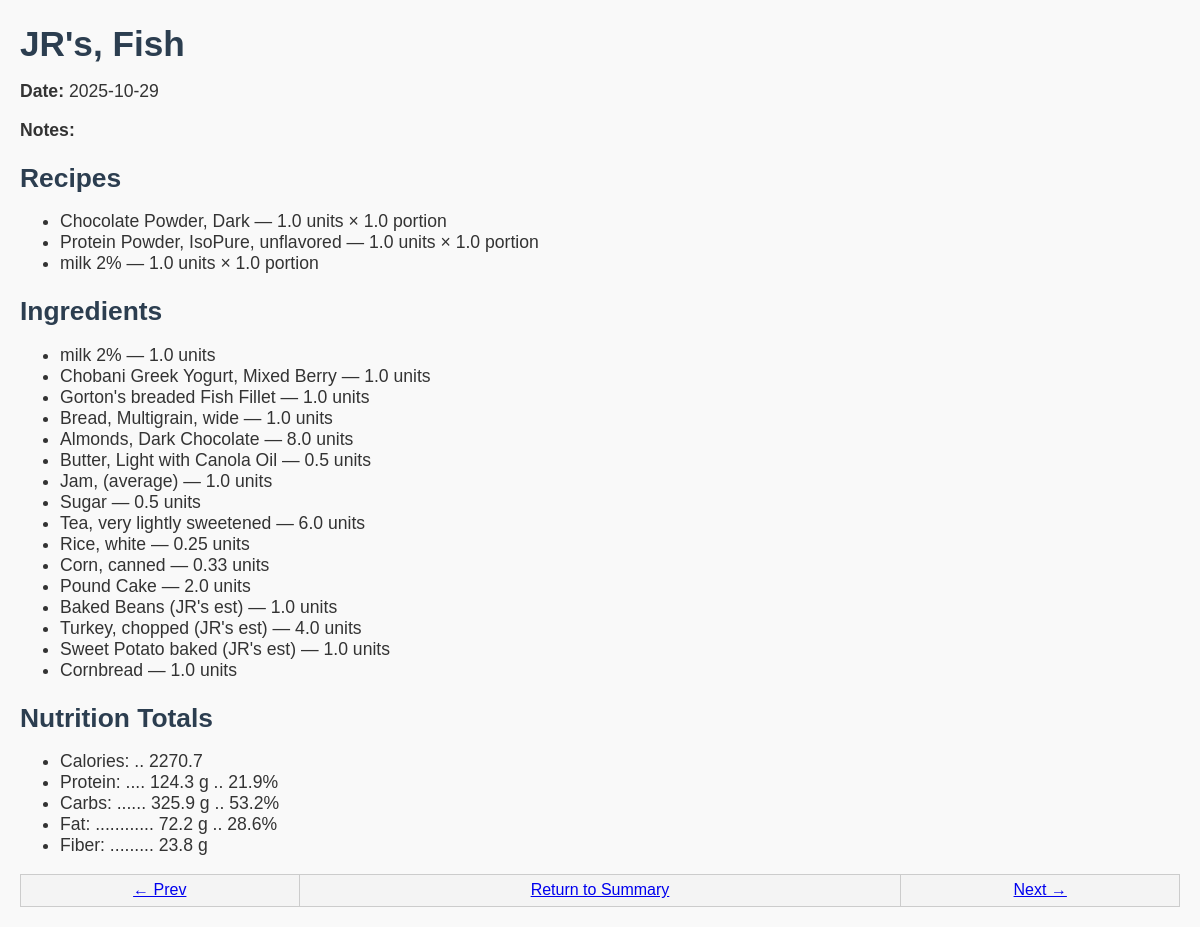
The page /view/menu/22 on the database as committed earlier.
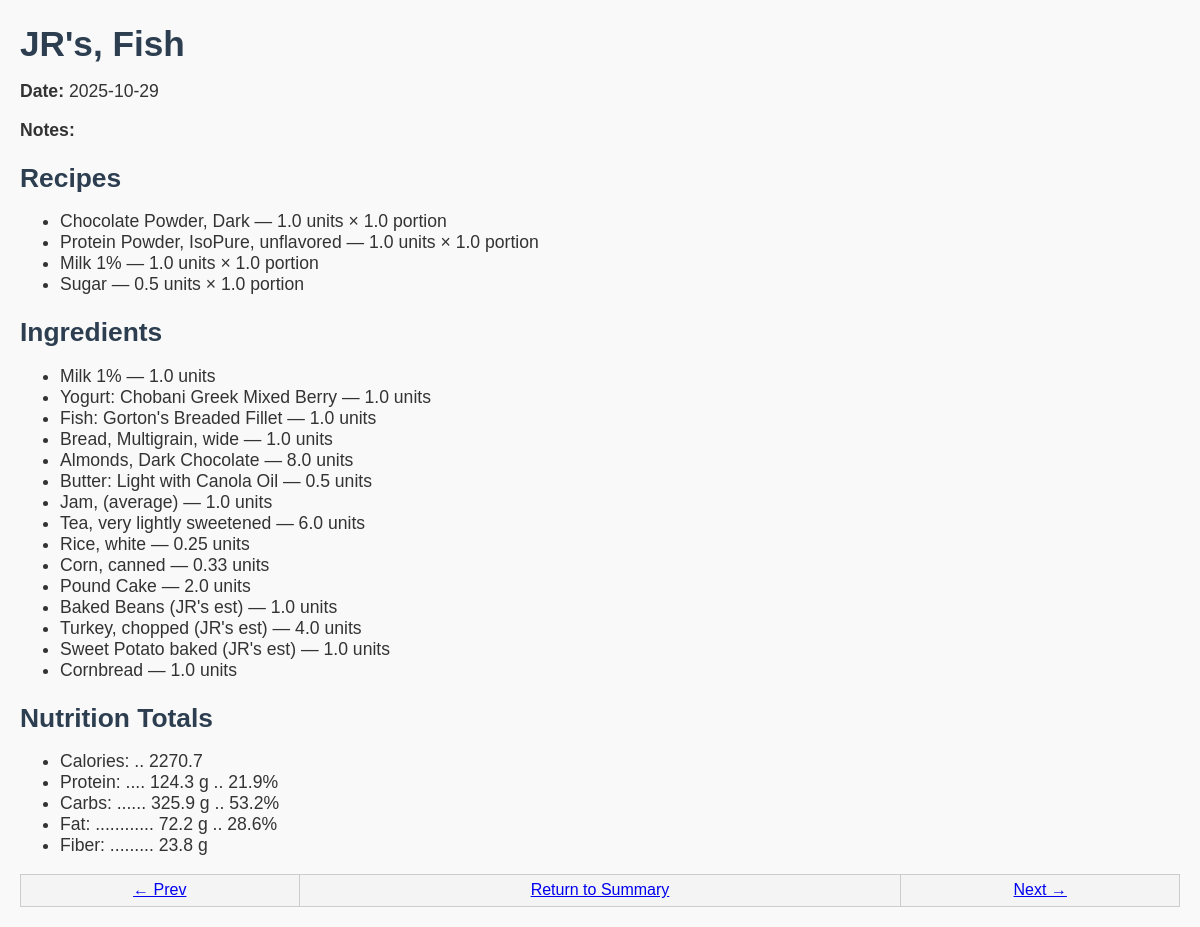
The same page on the database as committed later.
### tables this page shows
CREATE TABLE menus (
    id INTEGER PRIMARY KEY AUTOINCREMENT,
    name TEXT NOT NULL,
    date TEXT,
    notes TEXT
);

CREATE TABLE recipe_items (
    id INTEGER PRIMARY KEY AUTOINCREMENT,
    recipe_id INTEGER NOT NULL,
    ingredient_id INTEGER NOT NULL,
    amount REAL NOT NULL,
    unit TEXT,
    FOREIGN KEY (recipe_id) REFERENCES recipes(id),
    FOREIGN KEY (ingredient_id) REFERENCES ingredients(id)
);

CREATE TABLE ingredients (
    id INTEGER PRIMARY KEY AUTOINCREMENT,
    name TEXT NOT NULL,
    quantity REAL NOT NULL,
    unit TEXT NOT NULL,
    calories REAL,
    protein_g REAL,
    fiber_g REAL,
    fat_g REAL,
    carbs_g REAL,
    notes TEXT
);

CREATE TABLE menu_recipes (
    id INTEGER PRIMARY KEY AUTOINCREMENT,
    menu_id INTEGER NOT NULL,
    recipe_id INTEGER NOT NULL,
    portion REAL DEFAULT 1.0,
    FOREIGN KEY (menu_id) REFERENCES menus(id),
    FOREIGN KEY (recipe_id) REFERENCES recipes(id)
);

CREATE TABLE menu_items (
    id INTEGER PRIMARY KEY AUTOINCREMENT,
    menu_id INTEGER NOT NULL,
    ingredient_id INTEGER NOT NULL,
    amount REAL NOT NULL,
    unit TEXT,
    FOREIGN KEY (menu_id) REFERENCES menus(id),
    FOREIGN KEY (ingredient_id) REFERENCES ingredients(id)
);

### app.py (the view)
@app.route("/view/menu/<int:menu_id>")
def view_menu(menu_id):
    conn = sqlite3.connect("data/diet_tracker.db")
    c = conn.cursor()
    c.execute("SELECT id, name, date, notes FROM menus WHERE id = ?", (menu_id,))
    menu = c.fetchone()
    today = menu[2]
    c.execute("SELECT id FROM menus WHERE date < ? ORDER BY date DESC LIMIT 1", (today,))
    prev_menu = c.fetchone()
    prev_id = prev_menu[0] if prev_menu else None
    c.execute("SELECT id FROM menus WHERE date > ? ORDER BY date ASC LIMIT 1", (today,))
    next_menu = c.fetchone()
    next_id = next_menu[0] if next_menu else None
    c.execute("""
        SELECT r.name, mr.portion, ri.ingredient_id, ri.amount, i.name,
              i.calories, i.protein_g, i.carbs_g, i.fiber_g, i.fat_g, i.quantity
        FROM menu_recipes mr
        JOIN recipes r ON mr.recipe_id = r.id
        JOIN recipe_items ri ON ri.recipe_id = r.id
        JOIN ingredients i ON ri.ingredient_id = i.id
        WHERE mr.menu_id = ?
    """, (menu_id,))
    recipe_items = c.fetchall()
    c.execute("""
        SELECT i.name, mi.amount, i.calories, i.protein_g, i.carbs_g, i.fiber_g, i.fat_g, i.quantity
        FROM menu_items mi
        JOIN ingredients i ON mi.ingredient_id = i.id
        WHERE mi.menu_id = ?
    """, (menu_id,))
    direct_items = c.fetchall()
    c.execute("SELECT name, date, notes FROM menus WHERE id = ?", (menu_id,))
    menu = c.fetchone()
    today = menu[1]
    daily_data = get_daily_nutrition(c, today, today)
    conn.close()
    row = daily_data[0]  # ('2025-10-21', calories, carbs, protein, fiber, fat)
    per_prot = round((100*row[3] * 4) / row[1], 1) if row[1] else 0
    per_carb = round((100*(row[2]-row[4]) * 4) / row[1], 1) if row[1] else 0
    per_fat  = round((100*row[5] * 9) / row[1], 1) if row[1] else 0
    totals = {"calories": row[1],
              "carbs": row[2],
              "protein": row[3],
               "fiber": row[4],
               "fat": row[5],
               "pct_carb":per_carb,
               "pct_prot":per_prot,
               "pct_fat":per_fat }
    return render_template("view_menu.html",
        menu=menu,
        recipe_items=recipe_items,
        direct_items=direct_items,
        totals=totals,
        prev_id=prev_id,
        next_id=next_id
    )

### templates/view_menu.html (shortened to what this page needs)
<!DOCTYPE html>
<html>
<head>
    <link rel="stylesheet" href="{{ url_for('static', filename='style.css') }}">
</head>
<body>
    <h1>{{ menu[0] }}</h1>
    <p><strong>Date:</strong> {{ menu[1] }}</p>
    <p><strong>Notes:</strong> {{ menu[2] }}</p>
    <h2>Recipes</h2>
    <ul>
    {% for r in recipe_items %}
        <li>{{ r[4] }} — {{ r[3] }} units × {{ r[1] }} portion</li>
    {% endfor %}
    </ul>
    <h2>Ingredients</h2>
    <ul>
    {% for i in direct_items %}
        <li>{{ i[0] }} — {{ i[1] }} units</li>
    {% endfor %}
    </ul>
    <h2>Nutrition Totals</h2>
    <ul>
    <li>Calories: .. {{ totals.calories | round(1) }}</li>
    <li>Protein: .... {{ totals.protein | round(1) }} g .. {{ totals.pct_prot }}%</li>
    <li>Carbs: ...... {{ totals.carbs | round(1) }} g .. {{ totals.pct_carb }}%</li>
    <li>Fat: ............ {{ totals.fat | round(1) }} g .. {{ totals.pct_fat }}%</li>
    <li>Fiber: ......... {{ totals.fiber | round(1) }} g</li>
    </ul>
    <div class="form-actions">
    <table class="macro-table">
    <tbody>
        <tr><td>
        {% if prev_id %}
            <a href="{{ url_for('view_menu', menu_id=prev_id) }}" class="button">← Prev</a>
        {% endif %}
        </td><td>
        <a href="/" class="button">Return to Summary</a>
        </td><td>
        {% if next_id %}
            <a href="{{ url_for('view_menu', menu_id=next_id) }}" class="button">Next →</a>
        {% endif %}
    </td></tr>
    </tbody>
    </table>
    </div>
</body>
</html>

### static/style.css (style rules this page uses)
body { font-family: Arial, sans-serif; margin: 20px; background-color: #f9f9f9; color: #333; }
h1, h2 { color: #2c3e50; margin-bottom: 10px; }
.macro-table { width: 100%; border-collapse: collapse; margin-top: 1em; }
.macro-table th, .macro-table td { border: 1px solid #ccc; padding: 0.5em; text-align: center; background-color: #f4f4f4; font-size: 1em; }
@media only screen and (min-width: 769px) { body { font-size: 1.1em; } }
@media only screen and (min-width: 769px) { .macro-table th, .macro-table td { font-size: 1rem; padding: 0.4em 0.6em; } }

Rows that differ between the two databases and show on the page:
removed menu_items: name "Sugar", amount "0.5"
changed through a linked row, recipe_items: name "milk 2%" → "Milk 1%"
added recipe_items: name "Sugar", amount "0.5", portion "1.0"
changed through a linked row, menu_items: name "milk 2%" → "Milk 1%"
changed through a linked row, menu_items: name "Chobani Greek Yogurt, Mixed Berry" → "Yogurt: Chobani Greek Mixed Berry"
changed through a linked row, menu_items: name "Gorton's breaded Fish Fillet" → "Fish: Gorton's Breaded Fillet"
changed through a linked row, menu_items: name "Butter, Light with Canola Oil" → "Butter: Light with Canola Oil"
